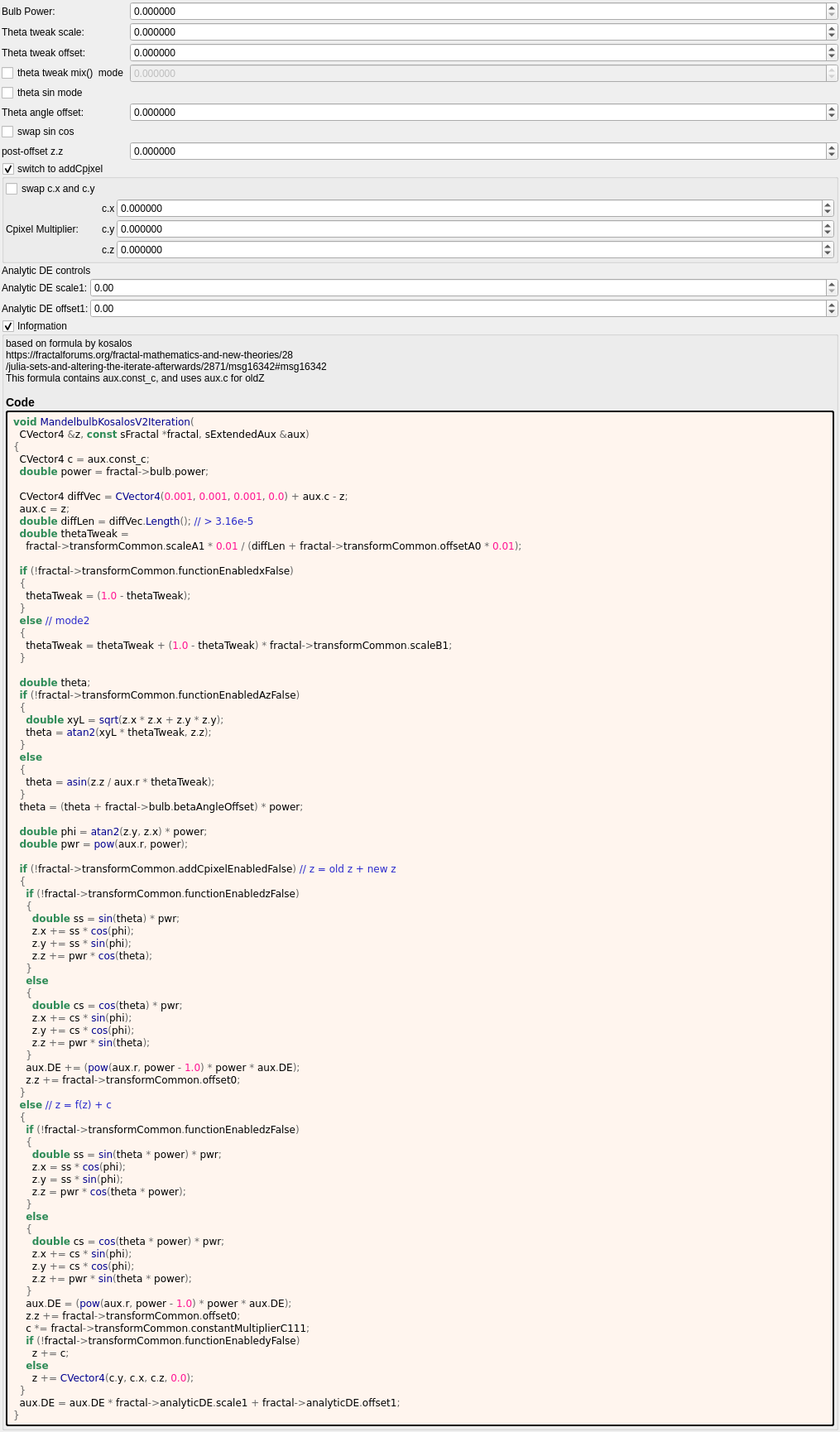
<?xml version="1.0" encoding="UTF-8"?>
<ui version="4.0">
 <class>mandelbulb_kosalos_v2</class>
 <widget class="QWidget" name="Form">
  <property name="geometry">
   <rect>
    <x>0</x>
    <y>0</y>
    <width>1015</width>
    <height>1568</height>
   </rect>
  </property>
  <property name="windowTitle">
   <string notr="true">mandelbulb_kosalos_v2</string>
  </property>
  <layout class="QVBoxLayout" name="verticalLayout">
   <property name="spacing">
    <number>2</number>
   </property>
   <property name="leftMargin">
    <number>2</number>
   </property>
   <property name="topMargin">
    <number>2</number>
   </property>
   <property name="rightMargin">
    <number>2</number>
   </property>
   <property name="bottomMargin">
    <number>2</number>
   </property>
   <item>
    <layout class="QGridLayout" name="gridLayout_76" columnstretch="0,1">
     <property name="spacing">
      <number>2</number>
     </property>
     <item row="8" column="0" rowspan="4">
      <widget class="QLabel" name="label_296">
       <property name="text">
        <string>post-offset z.z</string>
       </property>
      </widget>
     </item>
     <item row="2" column="0">
      <widget class="QLabel" name="label_295">
       <property name="text">
        <string>Theta tweak scale:</string>
       </property>
      </widget>
     </item>
     <item row="3" column="0">
      <widget class="QLabel" name="label_298">
       <property name="text">
        <string>Theta tweak offset:</string>
       </property>
      </widget>
     </item>
     <item row="1" column="1">
      <widget class="MyDoubleSpinBox" name="spinbox_power">
       <property name="sizePolicy">
        <sizepolicy hsizetype="Minimum" vsizetype="Maximum">
         <horstretch>0</horstretch>
         <verstretch>0</verstretch>
        </sizepolicy>
       </property>
       <property name="prefix">
        <string/>
       </property>
       <property name="suffix">
        <string/>
       </property>
       <property name="decimals">
        <number>6</number>
       </property>
       <property name="minimum">
        <double>0.000000000000000</double>
       </property>
       <property name="maximum">
        <double>99.998999999999995</double>
       </property>
       <property name="singleStep">
        <double>0.100000000000000</double>
       </property>
      </widget>
     </item>
     <item row="2" column="1">
      <widget class="MyDoubleSpinBox" name="spinbox_transf_scaleA_1">
       <property name="sizePolicy">
        <sizepolicy hsizetype="Minimum" vsizetype="Maximum">
         <horstretch>0</horstretch>
         <verstretch>0</verstretch>
        </sizepolicy>
       </property>
       <property name="prefix">
        <string/>
       </property>
       <property name="suffix">
        <string/>
       </property>
       <property name="decimals">
        <number>6</number>
       </property>
       <property name="minimum">
        <double>-99.998999999999995</double>
       </property>
       <property name="maximum">
        <double>99.998999999999995</double>
       </property>
       <property name="singleStep">
        <double>0.100000000000000</double>
       </property>
      </widget>
     </item>
     <item row="4" column="0">
      <widget class="MyCheckBox" name="checkBox_transf_function_enabledx_false">
       <property name="text">
        <string notr="true">theta tweak mix()  mode</string>
       </property>
      </widget>
     </item>
     <item row="1" column="0">
      <widget class="QLabel" name="label_294">
       <property name="text">
        <string>Bulb Power:</string>
       </property>
      </widget>
     </item>
     <item row="8" column="1" rowspan="4">
      <widget class="MyDoubleSpinBox" name="spinbox_transf_offset_0">
       <property name="sizePolicy">
        <sizepolicy hsizetype="Minimum" vsizetype="Maximum">
         <horstretch>0</horstretch>
         <verstretch>0</verstretch>
        </sizepolicy>
       </property>
       <property name="prefix">
        <string/>
       </property>
       <property name="suffix">
        <string/>
       </property>
       <property name="decimals">
        <number>6</number>
       </property>
       <property name="minimum">
        <double>-99.998999999999995</double>
       </property>
       <property name="maximum">
        <double>99.998999999999995</double>
       </property>
       <property name="singleStep">
        <double>0.100000000000000</double>
       </property>
      </widget>
     </item>
     <item row="3" column="1">
      <widget class="MyDoubleSpinBox" name="spinbox_transf_offsetA_0">
       <property name="sizePolicy">
        <sizepolicy hsizetype="Minimum" vsizetype="Maximum">
         <horstretch>0</horstretch>
         <verstretch>0</verstretch>
        </sizepolicy>
       </property>
       <property name="prefix">
        <string/>
       </property>
       <property name="suffix">
        <string/>
       </property>
       <property name="decimals">
        <number>6</number>
       </property>
       <property name="minimum">
        <double>-99.998999999999995</double>
       </property>
       <property name="maximum">
        <double>99.998999999999995</double>
       </property>
       <property name="singleStep">
        <double>0.100000000000000</double>
       </property>
      </widget>
     </item>
     <item row="4" column="1">
      <widget class="MyDoubleSpinBox" name="spinbox_transf_scaleB_1">
       <property name="enabled">
        <bool>false</bool>
       </property>
       <property name="sizePolicy">
        <sizepolicy hsizetype="Minimum" vsizetype="Maximum">
         <horstretch>0</horstretch>
         <verstretch>0</verstretch>
        </sizepolicy>
       </property>
       <property name="prefix">
        <string/>
       </property>
       <property name="suffix">
        <string/>
       </property>
       <property name="decimals">
        <number>6</number>
       </property>
       <property name="minimum">
        <double>-99.998999999999995</double>
       </property>
       <property name="maximum">
        <double>99.998999999999995</double>
       </property>
       <property name="singleStep">
        <double>0.100000000000000</double>
       </property>
      </widget>
     </item>
     <item row="6" column="1">
      <widget class="MyDoubleSpinBox" name="spinboxd_beta_angle_offset">
       <property name="sizePolicy">
        <sizepolicy hsizetype="Minimum" vsizetype="Maximum">
         <horstretch>0</horstretch>
         <verstretch>0</verstretch>
        </sizepolicy>
       </property>
       <property name="prefix">
        <string/>
       </property>
       <property name="suffix">
        <string/>
       </property>
       <property name="decimals">
        <number>6</number>
       </property>
       <property name="minimum">
        <double>-36000.000000000000000</double>
       </property>
       <property name="maximum">
        <double>36000.000000000000000</double>
       </property>
       <property name="singleStep">
        <double>0.100000000000000</double>
       </property>
      </widget>
     </item>
     <item row="5" column="0">
      <widget class="MyCheckBox" name="checkBox_transf_function_enabledAz_false">
       <property name="text">
        <string notr="true">theta sin mode</string>
       </property>
      </widget>
     </item>
     <item row="6" column="0">
      <widget class="QLabel" name="label_299">
       <property name="text">
        <string>Theta angle offset:</string>
       </property>
      </widget>
     </item>
     <item row="7" column="0">
      <widget class="MyCheckBox" name="checkBox_transf_function_enabledz_false">
       <property name="text">
        <string notr="true">swap sin cos</string>
       </property>
      </widget>
     </item>
    </layout>
   </item>
   <item>
    <widget class="MyGroupBox" name="groupCheck_transf_addCpixel_enabled_false">
     <property name="toolTip">
      <string>&lt;html&gt;&lt;head/&gt;&lt;body&gt;&lt;p&gt;Cpixel is CVector3 c = ( c.x, c.y, c.z). It is each original point (pixel) in 3D space where the iteration starts from, ( c = original z for each point .) It is commonly found in formula structures z = f(z) + c.&lt;/p&gt;&lt;p&gt;The Cpixel multiplier effectively scales this point &amp;quot;c&amp;quot;.&lt;/p&gt;&lt;p&gt;This transform allows the swapping of the order of the &amp;quot;CVector3 c&amp;quot; components before being multiplied by &amp;quot;CVector3 z&amp;quot; components.&lt;/p&gt;&lt;/body&gt;&lt;/html&gt;</string>
     </property>
     <property name="title">
      <string>switch to addCp&amp;ixel</string>
     </property>
     <property name="checkable">
      <bool>true</bool>
     </property>
     <layout class="QVBoxLayout" name="verticalLayout_51">
      <property name="spacing">
       <number>2</number>
      </property>
      <property name="leftMargin">
       <number>2</number>
      </property>
      <property name="topMargin">
       <number>2</number>
      </property>
      <property name="rightMargin">
       <number>2</number>
      </property>
      <property name="bottomMargin">
       <number>2</number>
      </property>
      <item>
       <layout class="QGridLayout" name="gridLayout_25" columnstretch="0,0,1">
        <property name="spacing">
         <number>2</number>
        </property>
        <item row="1" column="2">
         <widget class="MyDoubleSpinBox" name="spinbox3_transf_constant_multiplierC_111_x">
          <property name="sizePolicy">
           <sizepolicy hsizetype="Minimum" vsizetype="Maximum">
            <horstretch>0</horstretch>
            <verstretch>0</verstretch>
           </sizepolicy>
          </property>
          <property name="prefix">
           <string/>
          </property>
          <property name="suffix">
           <string/>
          </property>
          <property name="decimals">
           <number>6</number>
          </property>
          <property name="minimum">
           <double>-99.989999999999995</double>
          </property>
          <property name="maximum">
           <double>99.989999999999995</double>
          </property>
          <property name="singleStep">
           <double>0.100000000000000</double>
          </property>
         </widget>
        </item>
        <item row="1" column="0" rowspan="3">
         <widget class="QLabel" name="label_108">
          <property name="text">
           <string>Cpixel Multiplier:</string>
          </property>
         </widget>
        </item>
        <item row="2" column="1">
         <widget class="QLabel" name="label_110">
          <property name="text">
           <string notr="true">c.y</string>
          </property>
         </widget>
        </item>
        <item row="3" column="1">
         <widget class="QLabel" name="label_111">
          <property name="text">
           <string notr="true">c.z</string>
          </property>
         </widget>
        </item>
        <item row="3" column="2">
         <widget class="MyDoubleSpinBox" name="spinbox3_transf_constant_multiplierC_111_z">
          <property name="sizePolicy">
           <sizepolicy hsizetype="Minimum" vsizetype="Maximum">
            <horstretch>0</horstretch>
            <verstretch>0</verstretch>
           </sizepolicy>
          </property>
          <property name="prefix">
           <string/>
          </property>
          <property name="suffix">
           <string/>
          </property>
          <property name="decimals">
           <number>6</number>
          </property>
          <property name="minimum">
           <double>-99.989999999999995</double>
          </property>
          <property name="maximum">
           <double>99.989999999999995</double>
          </property>
          <property name="singleStep">
           <double>0.100000000000000</double>
          </property>
         </widget>
        </item>
        <item row="1" column="1">
         <widget class="QLabel" name="label_109">
          <property name="text">
           <string notr="true">c.x</string>
          </property>
         </widget>
        </item>
        <item row="2" column="2">
         <widget class="MyDoubleSpinBox" name="spinbox3_transf_constant_multiplierC_111_y">
          <property name="sizePolicy">
           <sizepolicy hsizetype="Minimum" vsizetype="Maximum">
            <horstretch>0</horstretch>
            <verstretch>0</verstretch>
           </sizepolicy>
          </property>
          <property name="prefix">
           <string/>
          </property>
          <property name="suffix">
           <string/>
          </property>
          <property name="decimals">
           <number>6</number>
          </property>
          <property name="minimum">
           <double>-99.989999999999995</double>
          </property>
          <property name="maximum">
           <double>99.989999999999995</double>
          </property>
          <property name="singleStep">
           <double>0.100000000000000</double>
          </property>
         </widget>
        </item>
        <item row="0" column="0">
         <widget class="MyCheckBox" name="checkBox_transf_function_enabledy_false">
          <property name="text">
           <string notr="true">swap c.x and c.y</string>
          </property>
         </widget>
        </item>
       </layout>
      </item>
     </layout>
    </widget>
   </item>
   <item>
    <widget class="QLabel" name="label_178">
     <property name="text">
      <string>Analytic DE controls</string>
     </property>
    </widget>
   </item>
   <item>
    <layout class="QGridLayout" name="gridLayout_26" columnstretch="0,0,1">
     <property name="spacing">
      <number>2</number>
     </property>
     <item row="1" column="1">
      <widget class="QLabel" name="label_177">
       <property name="text">
        <string>Analytic DE offset1:</string>
       </property>
      </widget>
     </item>
     <item row="0" column="2">
      <widget class="MyDoubleSpinBox" name="spinbox_analyticDE_scale_1">
       <property name="sizePolicy">
        <sizepolicy hsizetype="Minimum" vsizetype="Maximum">
         <horstretch>0</horstretch>
         <verstretch>0</verstretch>
        </sizepolicy>
       </property>
       <property name="prefix">
        <string/>
       </property>
       <property name="suffix">
        <string/>
       </property>
       <property name="decimals">
        <number>2</number>
       </property>
       <property name="minimum">
        <double>0.000000000000000</double>
       </property>
       <property name="maximum">
        <double>99.000000000000000</double>
       </property>
       <property name="singleStep">
        <double>0.100000000000000</double>
       </property>
      </widget>
     </item>
     <item row="0" column="1">
      <widget class="QLabel" name="label_176">
       <property name="text">
        <string>Analytic DE scale1:</string>
       </property>
      </widget>
     </item>
     <item row="1" column="2">
      <widget class="MyDoubleSpinBox" name="spinbox_analyticDE_offset_1">
       <property name="sizePolicy">
        <sizepolicy hsizetype="Minimum" vsizetype="Maximum">
         <horstretch>0</horstretch>
         <verstretch>0</verstretch>
        </sizepolicy>
       </property>
       <property name="prefix">
        <string/>
       </property>
       <property name="suffix">
        <string/>
       </property>
       <property name="decimals">
        <number>2</number>
       </property>
       <property name="minimum">
        <double>-5.000000000000000</double>
       </property>
       <property name="maximum">
        <double>5.000000000000000</double>
       </property>
       <property name="singleStep">
        <double>0.100000000000000</double>
       </property>
      </widget>
     </item>
    </layout>
   </item>
   <item>
    <widget class="MyGroupBox" name="groupCheck_info">
     <property name="title">
      <string>Info&amp;rmation</string>
     </property>
     <property name="flat">
      <bool>false</bool>
     </property>
     <property name="checkable">
      <bool>true</bool>
     </property>
     <layout class="QVBoxLayout" name="verticalLayout_2">
      <property name="spacing">
       <number>2</number>
      </property>
      <property name="leftMargin">
       <number>2</number>
      </property>
      <property name="topMargin">
       <number>2</number>
      </property>
      <property name="rightMargin">
       <number>2</number>
      </property>
      <property name="bottomMargin">
       <number>2</number>
      </property>
      <item>
       <widget class="QLabel" name="label_information_general">
        <property name="text">
         <string notr="true">&lt;p&gt;based on formula by kosalos&lt;br&gt;https://fractalforums.org/fractal-mathematics-and-new-theories/28&lt;br&gt;/julia-sets-and-altering-the-iterate-afterwards/2871/msg16342#msg16342&lt;br&gt;This formula contains aux.const_c, and uses aux.c for oldZ&lt;/p&gt;&lt;table&gt;
&lt;/table&gt;
&lt;h3&gt;Code&lt;/h3&gt;</string>
        </property>
        <property name="wordWrap">
         <bool>true</bool>
        </property>
        <property name="openExternalLinks">
         <bool>true</bool>
        </property>
        <property name="textInteractionFlags">
         <set>Qt::LinksAccessibleByMouse|Qt::TextSelectableByMouse</set>
        </property>
       </widget>
      </item>
      <item>
       <widget class="QLabel" name="label_code_content">
        <property name="styleSheet">
         <string notr="true">border-style: outset; border-width: 2px; border-radius: 3px; border-color: black; background-color: #fff5ee; padding: 4px;</string>
        </property>
        <property name="text">
         <string notr="true">&lt;body style=&quot;background-color:#fff5ee&quot;&gt;
&lt;pre style=&quot;color:#000000; background-color:#fff5ee;  font-family:&#039;Courier New&#039;,monospace;white-space: pre-wrap;&quot;&gt;&lt;span style=&quot;color:#2e8b57; font-weight:bold&quot;&gt;void&lt;/span&gt; &lt;span style=&quot;color:#00008f&quot;&gt;MandelbulbKosalosV2Iteration&lt;/span&gt;&lt;span style=&quot;color:#676767&quot;&gt;(&lt;/span&gt;
  CVector4 &lt;span style=&quot;color:#676767&quot;&gt;&amp;amp;&lt;/span&gt;z&lt;span style=&quot;color:#676767&quot;&gt;,&lt;/span&gt; &lt;span style=&quot;color:#2e8b57; font-weight:bold&quot;&gt;const&lt;/span&gt; sFractal &lt;span style=&quot;color:#676767&quot;&gt;*&lt;/span&gt;fractal&lt;span style=&quot;color:#676767&quot;&gt;,&lt;/span&gt; sExtendedAux &lt;span style=&quot;color:#676767&quot;&gt;&amp;amp;&lt;/span&gt;aux&lt;span style=&quot;color:#676767&quot;&gt;)&lt;/span&gt;
&lt;span style=&quot;color:#676767&quot;&gt;{&lt;/span&gt;
  CVector4 c &lt;span style=&quot;color:#676767&quot;&gt;=&lt;/span&gt; aux&lt;span style=&quot;color:#676767&quot;&gt;.&lt;/span&gt;const_c&lt;span style=&quot;color:#676767&quot;&gt;;&lt;/span&gt;
  &lt;span style=&quot;color:#2e8b57; font-weight:bold&quot;&gt;double&lt;/span&gt; power &lt;span style=&quot;color:#676767&quot;&gt;=&lt;/span&gt; fractal&lt;span style=&quot;color:#676767&quot;&gt;-&amp;gt;&lt;/span&gt;bulb&lt;span style=&quot;color:#676767&quot;&gt;.&lt;/span&gt;power&lt;span style=&quot;color:#676767&quot;&gt;;&lt;/span&gt;

  CVector4 diffVec &lt;span style=&quot;color:#676767&quot;&gt;=&lt;/span&gt; &lt;span style=&quot;color:#00008f&quot;&gt;CVector4&lt;/span&gt;&lt;span style=&quot;color:#676767&quot;&gt;(&lt;/span&gt;&lt;span style=&quot;color:#ff1493&quot;&gt;0.001&lt;/span&gt;&lt;span style=&quot;color:#676767&quot;&gt;,&lt;/span&gt; &lt;span style=&quot;color:#ff1493&quot;&gt;0.001&lt;/span&gt;&lt;span style=&quot;color:#676767&quot;&gt;,&lt;/span&gt; &lt;span style=&quot;color:#ff1493&quot;&gt;0.001&lt;/span&gt;&lt;span style=&quot;color:#676767&quot;&gt;,&lt;/span&gt; &lt;span style=&quot;color:#ff1493&quot;&gt;0.0&lt;/span&gt;&lt;span style=&quot;color:#676767&quot;&gt;) +&lt;/span&gt; aux&lt;span style=&quot;color:#676767&quot;&gt;.&lt;/span&gt;c &lt;span style=&quot;color:#676767&quot;&gt;-&lt;/span&gt; z&lt;span style=&quot;color:#676767&quot;&gt;;&lt;/span&gt;
  aux&lt;span style=&quot;color:#676767&quot;&gt;.&lt;/span&gt;c &lt;span style=&quot;color:#676767&quot;&gt;=&lt;/span&gt; z&lt;span style=&quot;color:#676767&quot;&gt;;&lt;/span&gt;
  &lt;span style=&quot;color:#2e8b57; font-weight:bold&quot;&gt;double&lt;/span&gt; diffLen &lt;span style=&quot;color:#676767&quot;&gt;=&lt;/span&gt; diffVec&lt;span style=&quot;color:#676767&quot;&gt;.&lt;/span&gt;&lt;span style=&quot;color:#00008f&quot;&gt;Length&lt;/span&gt;&lt;span style=&quot;color:#676767&quot;&gt;();&lt;/span&gt; &lt;span style=&quot;color:#2929cc&quot;&gt;// &amp;gt; 3.16e-5&lt;/span&gt;
  &lt;span style=&quot;color:#2e8b57; font-weight:bold&quot;&gt;double&lt;/span&gt; thetaTweak &lt;span style=&quot;color:#676767&quot;&gt;=&lt;/span&gt;
    fractal&lt;span style=&quot;color:#676767&quot;&gt;-&amp;gt;&lt;/span&gt;transformCommon&lt;span style=&quot;color:#676767&quot;&gt;.&lt;/span&gt;scaleA1 &lt;span style=&quot;color:#676767&quot;&gt;*&lt;/span&gt; &lt;span style=&quot;color:#ff1493&quot;&gt;0.01&lt;/span&gt; &lt;span style=&quot;color:#676767&quot;&gt;/ (&lt;/span&gt;diffLen &lt;span style=&quot;color:#676767&quot;&gt;+&lt;/span&gt; fractal&lt;span style=&quot;color:#676767&quot;&gt;-&amp;gt;&lt;/span&gt;transformCommon&lt;span style=&quot;color:#676767&quot;&gt;.&lt;/span&gt;offsetA0 &lt;span style=&quot;color:#676767&quot;&gt;*&lt;/span&gt; &lt;span style=&quot;color:#ff1493&quot;&gt;0.01&lt;/span&gt;&lt;span style=&quot;color:#676767&quot;&gt;);&lt;/span&gt;

  &lt;span style=&quot;color:#2e8b57; font-weight:bold&quot;&gt;if&lt;/span&gt; &lt;span style=&quot;color:#676767&quot;&gt;(!&lt;/span&gt;fractal&lt;span style=&quot;color:#676767&quot;&gt;-&amp;gt;&lt;/span&gt;transformCommon&lt;span style=&quot;color:#676767&quot;&gt;.&lt;/span&gt;functionEnabledxFalse&lt;span style=&quot;color:#676767&quot;&gt;)&lt;/span&gt;
  &lt;span style=&quot;color:#676767&quot;&gt;{&lt;/span&gt;
    thetaTweak &lt;span style=&quot;color:#676767&quot;&gt;= (&lt;/span&gt;&lt;span style=&quot;color:#ff1493&quot;&gt;1.0&lt;/span&gt; &lt;span style=&quot;color:#676767&quot;&gt;-&lt;/span&gt; thetaTweak&lt;span style=&quot;color:#676767&quot;&gt;);&lt;/span&gt;
  &lt;span style=&quot;color:#676767&quot;&gt;}&lt;/span&gt;
  &lt;span style=&quot;color:#2e8b57; font-weight:bold&quot;&gt;else&lt;/span&gt; &lt;span style=&quot;color:#2929cc&quot;&gt;// mode2&lt;/span&gt;
  &lt;span style=&quot;color:#676767&quot;&gt;{&lt;/span&gt;
    thetaTweak &lt;span style=&quot;color:#676767&quot;&gt;=&lt;/span&gt; thetaTweak &lt;span style=&quot;color:#676767&quot;&gt;+ (&lt;/span&gt;&lt;span style=&quot;color:#ff1493&quot;&gt;1.0&lt;/span&gt; &lt;span style=&quot;color:#676767&quot;&gt;-&lt;/span&gt; thetaTweak&lt;span style=&quot;color:#676767&quot;&gt;) *&lt;/span&gt; fractal&lt;span style=&quot;color:#676767&quot;&gt;-&amp;gt;&lt;/span&gt;transformCommon&lt;span style=&quot;color:#676767&quot;&gt;.&lt;/span&gt;scaleB1&lt;span style=&quot;color:#676767&quot;&gt;;&lt;/span&gt;
  &lt;span style=&quot;color:#676767&quot;&gt;}&lt;/span&gt;

  &lt;span style=&quot;color:#2e8b57; font-weight:bold&quot;&gt;double&lt;/span&gt; theta&lt;span style=&quot;color:#676767&quot;&gt;;&lt;/span&gt;
  &lt;span style=&quot;color:#2e8b57; font-weight:bold&quot;&gt;if&lt;/span&gt; &lt;span style=&quot;color:#676767&quot;&gt;(!&lt;/span&gt;fractal&lt;span style=&quot;color:#676767&quot;&gt;-&amp;gt;&lt;/span&gt;transformCommon&lt;span style=&quot;color:#676767&quot;&gt;.&lt;/span&gt;functionEnabledAzFalse&lt;span style=&quot;color:#676767&quot;&gt;)&lt;/span&gt;
  &lt;span style=&quot;color:#676767&quot;&gt;{&lt;/span&gt;
    &lt;span style=&quot;color:#2e8b57; font-weight:bold&quot;&gt;double&lt;/span&gt; xyL &lt;span style=&quot;color:#676767&quot;&gt;=&lt;/span&gt; &lt;span style=&quot;color:#00008f&quot;&gt;sqrt&lt;/span&gt;&lt;span style=&quot;color:#676767&quot;&gt;(&lt;/span&gt;z&lt;span style=&quot;color:#676767&quot;&gt;.&lt;/span&gt;x &lt;span style=&quot;color:#676767&quot;&gt;*&lt;/span&gt; z&lt;span style=&quot;color:#676767&quot;&gt;.&lt;/span&gt;x &lt;span style=&quot;color:#676767&quot;&gt;+&lt;/span&gt; z&lt;span style=&quot;color:#676767&quot;&gt;.&lt;/span&gt;y &lt;span style=&quot;color:#676767&quot;&gt;*&lt;/span&gt; z&lt;span style=&quot;color:#676767&quot;&gt;.&lt;/span&gt;y&lt;span style=&quot;color:#676767&quot;&gt;);&lt;/span&gt;
    theta &lt;span style=&quot;color:#676767&quot;&gt;=&lt;/span&gt; &lt;span style=&quot;color:#00008f&quot;&gt;atan2&lt;/span&gt;&lt;span style=&quot;color:#676767&quot;&gt;(&lt;/span&gt;xyL &lt;span style=&quot;color:#676767&quot;&gt;*&lt;/span&gt; thetaTweak&lt;span style=&quot;color:#676767&quot;&gt;,&lt;/span&gt; z&lt;span style=&quot;color:#676767&quot;&gt;.&lt;/span&gt;z&lt;span style=&quot;color:#676767&quot;&gt;);&lt;/span&gt;
  &lt;span style=&quot;color:#676767&quot;&gt;}&lt;/span&gt;
  &lt;span style=&quot;color:#2e8b57; font-weight:bold&quot;&gt;else&lt;/span&gt;
  &lt;span style=&quot;color:#676767&quot;&gt;{&lt;/span&gt;
    theta &lt;span style=&quot;color:#676767&quot;&gt;=&lt;/span&gt; &lt;span style=&quot;color:#00008f&quot;&gt;asin&lt;/span&gt;&lt;span style=&quot;color:#676767&quot;&gt;(&lt;/span&gt;z&lt;span style=&quot;color:#676767&quot;&gt;.&lt;/span&gt;z &lt;span style=&quot;color:#676767&quot;&gt;/&lt;/span&gt; aux&lt;span style=&quot;color:#676767&quot;&gt;.&lt;/span&gt;r &lt;span style=&quot;color:#676767&quot;&gt;*&lt;/span&gt; thetaTweak&lt;span style=&quot;color:#676767&quot;&gt;);&lt;/span&gt;
  &lt;span style=&quot;color:#676767&quot;&gt;}&lt;/span&gt;
  theta &lt;span style=&quot;color:#676767&quot;&gt;= (&lt;/span&gt;theta &lt;span style=&quot;color:#676767&quot;&gt;+&lt;/span&gt; fractal&lt;span style=&quot;color:#676767&quot;&gt;-&amp;gt;&lt;/span&gt;bulb&lt;span style=&quot;color:#676767&quot;&gt;.&lt;/span&gt;betaAngleOffset&lt;span style=&quot;color:#676767&quot;&gt;) *&lt;/span&gt; power&lt;span style=&quot;color:#676767&quot;&gt;;&lt;/span&gt;

  &lt;span style=&quot;color:#2e8b57; font-weight:bold&quot;&gt;double&lt;/span&gt; phi &lt;span style=&quot;color:#676767&quot;&gt;=&lt;/span&gt; &lt;span style=&quot;color:#00008f&quot;&gt;atan2&lt;/span&gt;&lt;span style=&quot;color:#676767&quot;&gt;(&lt;/span&gt;z&lt;span style=&quot;color:#676767&quot;&gt;.&lt;/span&gt;y&lt;span style=&quot;color:#676767&quot;&gt;,&lt;/span&gt; z&lt;span style=&quot;color:#676767&quot;&gt;.&lt;/span&gt;x&lt;span style=&quot;color:#676767&quot;&gt;) *&lt;/span&gt; power&lt;span style=&quot;color:#676767&quot;&gt;;&lt;/span&gt;
  &lt;span style=&quot;color:#2e8b57; font-weight:bold&quot;&gt;double&lt;/span&gt; pwr &lt;span style=&quot;color:#676767&quot;&gt;=&lt;/span&gt; &lt;span style=&quot;color:#00008f&quot;&gt;pow&lt;/span&gt;&lt;span style=&quot;color:#676767&quot;&gt;(&lt;/span&gt;aux&lt;span style=&quot;color:#676767&quot;&gt;.&lt;/span&gt;r&lt;span style=&quot;color:#676767&quot;&gt;,&lt;/span&gt; power&lt;span style=&quot;color:#676767&quot;&gt;);&lt;/span&gt;

  &lt;span style=&quot;color:#2e8b57; font-weight:bold&quot;&gt;if&lt;/span&gt; &lt;span style=&quot;color:#676767&quot;&gt;(!&lt;/span&gt;fractal&lt;span style=&quot;color:#676767&quot;&gt;-&amp;gt;&lt;/span&gt;transformCommon&lt;span style=&quot;color:#676767&quot;&gt;.&lt;/span&gt;addCpixelEnabledFalse&lt;span style=&quot;color:#676767&quot;&gt;)&lt;/span&gt; &lt;span style=&quot;color:#2929cc&quot;&gt;// z = old z + new z&lt;/span&gt;
  &lt;span style=&quot;color:#676767&quot;&gt;{&lt;/span&gt;
    &lt;span style=&quot;color:#2e8b57; font-weight:bold&quot;&gt;if&lt;/span&gt; &lt;span style=&quot;color:#676767&quot;&gt;(!&lt;/span&gt;fractal&lt;span style=&quot;color:#676767&quot;&gt;-&amp;gt;&lt;/span&gt;transformCommon&lt;span style=&quot;color:#676767&quot;&gt;.&lt;/span&gt;functionEnabledzFalse&lt;span style=&quot;color:#676767&quot;&gt;)&lt;/span&gt;
    &lt;span style=&quot;color:#676767&quot;&gt;{&lt;/span&gt;
      &lt;span style=&quot;color:#2e8b57; font-weight:bold&quot;&gt;double&lt;/span&gt; ss &lt;span style=&quot;color:#676767&quot;&gt;=&lt;/span&gt; &lt;span style=&quot;color:#00008f&quot;&gt;sin&lt;/span&gt;&lt;span style=&quot;color:#676767&quot;&gt;(&lt;/span&gt;theta&lt;span style=&quot;color:#676767&quot;&gt;) *&lt;/span&gt; pwr&lt;span style=&quot;color:#676767&quot;&gt;;&lt;/span&gt;
      z&lt;span style=&quot;color:#676767&quot;&gt;.&lt;/span&gt;x &lt;span style=&quot;color:#676767&quot;&gt;+=&lt;/span&gt; ss &lt;span style=&quot;color:#676767&quot;&gt;*&lt;/span&gt; &lt;span style=&quot;color:#00008f&quot;&gt;cos&lt;/span&gt;&lt;span style=&quot;color:#676767&quot;&gt;(&lt;/span&gt;phi&lt;span style=&quot;color:#676767&quot;&gt;);&lt;/span&gt;
      z&lt;span style=&quot;color:#676767&quot;&gt;.&lt;/span&gt;y &lt;span style=&quot;color:#676767&quot;&gt;+=&lt;/span&gt; ss &lt;span style=&quot;color:#676767&quot;&gt;*&lt;/span&gt; &lt;span style=&quot;color:#00008f&quot;&gt;sin&lt;/span&gt;&lt;span style=&quot;color:#676767&quot;&gt;(&lt;/span&gt;phi&lt;span style=&quot;color:#676767&quot;&gt;);&lt;/span&gt;
      z&lt;span style=&quot;color:#676767&quot;&gt;.&lt;/span&gt;z &lt;span style=&quot;color:#676767&quot;&gt;+=&lt;/span&gt; pwr &lt;span style=&quot;color:#676767&quot;&gt;*&lt;/span&gt; &lt;span style=&quot;color:#00008f&quot;&gt;cos&lt;/span&gt;&lt;span style=&quot;color:#676767&quot;&gt;(&lt;/span&gt;theta&lt;span style=&quot;color:#676767&quot;&gt;);&lt;/span&gt;
    &lt;span style=&quot;color:#676767&quot;&gt;}&lt;/span&gt;
    &lt;span style=&quot;color:#2e8b57; font-weight:bold&quot;&gt;else&lt;/span&gt;
    &lt;span style=&quot;color:#676767&quot;&gt;{&lt;/span&gt;
      &lt;span style=&quot;color:#2e8b57; font-weight:bold&quot;&gt;double&lt;/span&gt; cs &lt;span style=&quot;color:#676767&quot;&gt;=&lt;/span&gt; &lt;span style=&quot;color:#00008f&quot;&gt;cos&lt;/span&gt;&lt;span style=&quot;color:#676767&quot;&gt;(&lt;/span&gt;theta&lt;span style=&quot;color:#676767&quot;&gt;) *&lt;/span&gt; pwr&lt;span style=&quot;color:#676767&quot;&gt;;&lt;/span&gt;
      z&lt;span style=&quot;color:#676767&quot;&gt;.&lt;/span&gt;x &lt;span style=&quot;color:#676767&quot;&gt;+=&lt;/span&gt; cs &lt;span style=&quot;color:#676767&quot;&gt;*&lt;/span&gt; &lt;span style=&quot;color:#00008f&quot;&gt;sin&lt;/span&gt;&lt;span style=&quot;color:#676767&quot;&gt;(&lt;/span&gt;phi&lt;span style=&quot;color:#676767&quot;&gt;);&lt;/span&gt;
      z&lt;span style=&quot;color:#676767&quot;&gt;.&lt;/span&gt;y &lt;span style=&quot;color:#676767&quot;&gt;+=&lt;/span&gt; cs &lt;span style=&quot;color:#676767&quot;&gt;*&lt;/span&gt; &lt;span style=&quot;color:#00008f&quot;&gt;cos&lt;/span&gt;&lt;span style=&quot;color:#676767&quot;&gt;(&lt;/span&gt;phi&lt;span style=&quot;color:#676767&quot;&gt;);&lt;/span&gt;
      z&lt;span style=&quot;color:#676767&quot;&gt;.&lt;/span&gt;z &lt;span style=&quot;color:#676767&quot;&gt;+=&lt;/span&gt; pwr &lt;span style=&quot;color:#676767&quot;&gt;*&lt;/span&gt; &lt;span style=&quot;color:#00008f&quot;&gt;sin&lt;/span&gt;&lt;span style=&quot;color:#676767&quot;&gt;(&lt;/span&gt;theta&lt;span style=&quot;color:#676767&quot;&gt;);&lt;/span&gt;
    &lt;span style=&quot;color:#676767&quot;&gt;}&lt;/span&gt;
    aux&lt;span style=&quot;color:#676767&quot;&gt;.&lt;/span&gt;DE &lt;span style=&quot;color:#676767&quot;&gt;+= (&lt;/span&gt;&lt;span style=&quot;color:#00008f&quot;&gt;pow&lt;/span&gt;&lt;span style=&quot;color:#676767&quot;&gt;(&lt;/span&gt;aux&lt;span style=&quot;color:#676767&quot;&gt;.&lt;/span&gt;r&lt;span style=&quot;color:#676767&quot;&gt;,&lt;/span&gt; power &lt;span style=&quot;color:#676767&quot;&gt;-&lt;/span&gt; &lt;span style=&quot;color:#ff1493&quot;&gt;1.0&lt;/span&gt;&lt;span style=&quot;color:#676767&quot;&gt;) *&lt;/span&gt; power &lt;span style=&quot;color:#676767&quot;&gt;*&lt;/span&gt; aux&lt;span style=&quot;color:#676767&quot;&gt;.&lt;/span&gt;DE&lt;span style=&quot;color:#676767&quot;&gt;);&lt;/span&gt;
    z&lt;span style=&quot;color:#676767&quot;&gt;.&lt;/span&gt;z &lt;span style=&quot;color:#676767&quot;&gt;+=&lt;/span&gt; fractal&lt;span style=&quot;color:#676767&quot;&gt;-&amp;gt;&lt;/span&gt;transformCommon&lt;span style=&quot;color:#676767&quot;&gt;.&lt;/span&gt;offset0&lt;span style=&quot;color:#676767&quot;&gt;;&lt;/span&gt;
  &lt;span style=&quot;color:#676767&quot;&gt;}&lt;/span&gt;
  &lt;span style=&quot;color:#2e8b57; font-weight:bold&quot;&gt;else&lt;/span&gt; &lt;span style=&quot;color:#2929cc&quot;&gt;// z = f(z) + c&lt;/span&gt;
  &lt;span style=&quot;color:#676767&quot;&gt;{&lt;/span&gt;
    &lt;span style=&quot;color:#2e8b57; font-weight:bold&quot;&gt;if&lt;/span&gt; &lt;span style=&quot;color:#676767&quot;&gt;(!&lt;/span&gt;fractal&lt;span style=&quot;color:#676767&quot;&gt;-&amp;gt;&lt;/span&gt;transformCommon&lt;span style=&quot;color:#676767&quot;&gt;.&lt;/span&gt;functionEnabledzFalse&lt;span style=&quot;color:#676767&quot;&gt;)&lt;/span&gt;
    &lt;span style=&quot;color:#676767&quot;&gt;{&lt;/span&gt;
      &lt;span style=&quot;color:#2e8b57; font-weight:bold&quot;&gt;double&lt;/span&gt; ss &lt;span style=&quot;color:#676767&quot;&gt;=&lt;/span&gt; &lt;span style=&quot;color:#00008f&quot;&gt;sin&lt;/span&gt;&lt;span style=&quot;color:#676767&quot;&gt;(&lt;/span&gt;theta &lt;span style=&quot;color:#676767&quot;&gt;*&lt;/span&gt; power&lt;span style=&quot;color:#676767&quot;&gt;) *&lt;/span&gt; pwr&lt;span style=&quot;color:#676767&quot;&gt;;&lt;/span&gt;
      z&lt;span style=&quot;color:#676767&quot;&gt;.&lt;/span&gt;x &lt;span style=&quot;color:#676767&quot;&gt;=&lt;/span&gt; ss &lt;span style=&quot;color:#676767&quot;&gt;*&lt;/span&gt; &lt;span style=&quot;color:#00008f&quot;&gt;cos&lt;/span&gt;&lt;span style=&quot;color:#676767&quot;&gt;(&lt;/span&gt;phi&lt;span style=&quot;color:#676767&quot;&gt;);&lt;/span&gt;
      z&lt;span style=&quot;color:#676767&quot;&gt;.&lt;/span&gt;y &lt;span style=&quot;color:#676767&quot;&gt;=&lt;/span&gt; ss &lt;span style=&quot;color:#676767&quot;&gt;*&lt;/span&gt; &lt;span style=&quot;color:#00008f&quot;&gt;sin&lt;/span&gt;&lt;span style=&quot;color:#676767&quot;&gt;(&lt;/span&gt;phi&lt;span style=&quot;color:#676767&quot;&gt;);&lt;/span&gt;
      z&lt;span style=&quot;color:#676767&quot;&gt;.&lt;/span&gt;z &lt;span style=&quot;color:#676767&quot;&gt;=&lt;/span&gt; pwr &lt;span style=&quot;color:#676767&quot;&gt;*&lt;/span&gt; &lt;span style=&quot;color:#00008f&quot;&gt;cos&lt;/span&gt;&lt;span style=&quot;color:#676767&quot;&gt;(&lt;/span&gt;theta &lt;span style=&quot;color:#676767&quot;&gt;*&lt;/span&gt; power&lt;span style=&quot;color:#676767&quot;&gt;);&lt;/span&gt;
    &lt;span style=&quot;color:#676767&quot;&gt;}&lt;/span&gt;
    &lt;span style=&quot;color:#2e8b57; font-weight:bold&quot;&gt;else&lt;/span&gt;
    &lt;span style=&quot;color:#676767&quot;&gt;{&lt;/span&gt;
      &lt;span style=&quot;color:#2e8b57; font-weight:bold&quot;&gt;double&lt;/span&gt; cs &lt;span style=&quot;color:#676767&quot;&gt;=&lt;/span&gt; &lt;span style=&quot;color:#00008f&quot;&gt;cos&lt;/span&gt;&lt;span style=&quot;color:#676767&quot;&gt;(&lt;/span&gt;theta &lt;span style=&quot;color:#676767&quot;&gt;*&lt;/span&gt; power&lt;span style=&quot;color:#676767&quot;&gt;) *&lt;/span&gt; pwr&lt;span style=&quot;color:#676767&quot;&gt;;&lt;/span&gt;
      z&lt;span style=&quot;color:#676767&quot;&gt;.&lt;/span&gt;x &lt;span style=&quot;color:#676767&quot;&gt;+=&lt;/span&gt; cs &lt;span style=&quot;color:#676767&quot;&gt;*&lt;/span&gt; &lt;span style=&quot;color:#00008f&quot;&gt;sin&lt;/span&gt;&lt;span style=&quot;color:#676767&quot;&gt;(&lt;/span&gt;phi&lt;span style=&quot;color:#676767&quot;&gt;);&lt;/span&gt;
      z&lt;span style=&quot;color:#676767&quot;&gt;.&lt;/span&gt;y &lt;span style=&quot;color:#676767&quot;&gt;+=&lt;/span&gt; cs &lt;span style=&quot;color:#676767&quot;&gt;*&lt;/span&gt; &lt;span style=&quot;color:#00008f&quot;&gt;cos&lt;/span&gt;&lt;span style=&quot;color:#676767&quot;&gt;(&lt;/span&gt;phi&lt;span style=&quot;color:#676767&quot;&gt;);&lt;/span&gt;
      z&lt;span style=&quot;color:#676767&quot;&gt;.&lt;/span&gt;z &lt;span style=&quot;color:#676767&quot;&gt;+=&lt;/span&gt; pwr &lt;span style=&quot;color:#676767&quot;&gt;*&lt;/span&gt; &lt;span style=&quot;color:#00008f&quot;&gt;sin&lt;/span&gt;&lt;span style=&quot;color:#676767&quot;&gt;(&lt;/span&gt;theta &lt;span style=&quot;color:#676767&quot;&gt;*&lt;/span&gt; power&lt;span style=&quot;color:#676767&quot;&gt;);&lt;/span&gt;
    &lt;span style=&quot;color:#676767&quot;&gt;}&lt;/span&gt;
    aux&lt;span style=&quot;color:#676767&quot;&gt;.&lt;/span&gt;DE &lt;span style=&quot;color:#676767&quot;&gt;= (&lt;/span&gt;&lt;span style=&quot;color:#00008f&quot;&gt;pow&lt;/span&gt;&lt;span style=&quot;color:#676767&quot;&gt;(&lt;/span&gt;aux&lt;span style=&quot;color:#676767&quot;&gt;.&lt;/span&gt;r&lt;span style=&quot;color:#676767&quot;&gt;,&lt;/span&gt; power &lt;span style=&quot;color:#676767&quot;&gt;-&lt;/span&gt; &lt;span style=&quot;color:#ff1493&quot;&gt;1.0&lt;/span&gt;&lt;span style=&quot;color:#676767&quot;&gt;) *&lt;/span&gt; power &lt;span style=&quot;color:#676767&quot;&gt;*&lt;/span&gt; aux&lt;span style=&quot;color:#676767&quot;&gt;.&lt;/span&gt;DE&lt;span style=&quot;color:#676767&quot;&gt;);&lt;/span&gt;
    z&lt;span style=&quot;color:#676767&quot;&gt;.&lt;/span&gt;z &lt;span style=&quot;color:#676767&quot;&gt;+=&lt;/span&gt; fractal&lt;span style=&quot;color:#676767&quot;&gt;-&amp;gt;&lt;/span&gt;transformCommon&lt;span style=&quot;color:#676767&quot;&gt;.&lt;/span&gt;offset0&lt;span style=&quot;color:#676767&quot;&gt;;&lt;/span&gt;
    c &lt;span style=&quot;color:#676767&quot;&gt;*=&lt;/span&gt; fractal&lt;span style=&quot;color:#676767&quot;&gt;-&amp;gt;&lt;/span&gt;transformCommon&lt;span style=&quot;color:#676767&quot;&gt;.&lt;/span&gt;constantMultiplierC111&lt;span style=&quot;color:#676767&quot;&gt;;&lt;/span&gt;
    &lt;span style=&quot;color:#2e8b57; font-weight:bold&quot;&gt;if&lt;/span&gt; &lt;span style=&quot;color:#676767&quot;&gt;(!&lt;/span&gt;fractal&lt;span style=&quot;color:#676767&quot;&gt;-&amp;gt;&lt;/span&gt;transformCommon&lt;span style=&quot;color:#676767&quot;&gt;.&lt;/span&gt;functionEnabledyFalse&lt;span style=&quot;color:#676767&quot;&gt;)&lt;/span&gt;
      z &lt;span style=&quot;color:#676767&quot;&gt;+=&lt;/span&gt; c&lt;span style=&quot;color:#676767&quot;&gt;;&lt;/span&gt;
    &lt;span style=&quot;color:#2e8b57; font-weight:bold&quot;&gt;else&lt;/span&gt;
      z &lt;span style=&quot;color:#676767&quot;&gt;+=&lt;/span&gt; &lt;span style=&quot;color:#00008f&quot;&gt;CVector4&lt;/span&gt;&lt;span style=&quot;color:#676767&quot;&gt;(&lt;/span&gt;c&lt;span style=&quot;color:#676767&quot;&gt;.&lt;/span&gt;y&lt;span style=&quot;color:#676767&quot;&gt;,&lt;/span&gt; c&lt;span style=&quot;color:#676767&quot;&gt;.&lt;/span&gt;x&lt;span style=&quot;color:#676767&quot;&gt;,&lt;/span&gt; c&lt;span style=&quot;color:#676767&quot;&gt;.&lt;/span&gt;z&lt;span style=&quot;color:#676767&quot;&gt;,&lt;/span&gt; &lt;span style=&quot;color:#ff1493&quot;&gt;0.0&lt;/span&gt;&lt;span style=&quot;color:#676767&quot;&gt;);&lt;/span&gt;
  &lt;span style=&quot;color:#676767&quot;&gt;}&lt;/span&gt;
  aux&lt;span style=&quot;color:#676767&quot;&gt;.&lt;/span&gt;DE &lt;span style=&quot;color:#676767&quot;&gt;=&lt;/span&gt; aux&lt;span style=&quot;color:#676767&quot;&gt;.&lt;/span&gt;DE &lt;span style=&quot;color:#676767&quot;&gt;*&lt;/span&gt; fractal&lt;span style=&quot;color:#676767&quot;&gt;-&amp;gt;&lt;/span&gt;analyticDE&lt;span style=&quot;color:#676767&quot;&gt;.&lt;/span&gt;scale1 &lt;span style=&quot;color:#676767&quot;&gt;+&lt;/span&gt; fractal&lt;span style=&quot;color:#676767&quot;&gt;-&amp;gt;&lt;/span&gt;analyticDE&lt;span style=&quot;color:#676767&quot;&gt;.&lt;/span&gt;offset1&lt;span style=&quot;color:#676767&quot;&gt;;&lt;/span&gt;
&lt;span style=&quot;color:#676767&quot;&gt;}&lt;/span&gt;
&lt;/pre&gt;
&lt;/body&gt;</string>
        </property>
        <property name="wordWrap">
         <bool>true</bool>
        </property>
        <property name="openExternalLinks">
         <bool>true</bool>
        </property>
        <property name="textInteractionFlags">
         <set>Qt::LinksAccessibleByMouse|Qt::TextSelectableByMouse</set>
        </property>
       </widget>
      </item>
     </layout>
    </widget>
   </item>
   <item>
    <spacer name="verticalSpacer">
     <property name="orientation">
      <enum>Qt::Vertical</enum>
     </property>
     <property name="sizeHint" stdset="0">
      <size>
       <width>20</width>
       <height>40</height>
      </size>
     </property>
    </spacer>
   </item>
  </layout>
 </widget>
 <customwidgets>
  <customwidget>
   <class>MyGroupBox</class>
   <extends>QGroupBox</extends>
   <header>my_group_box.h</header>
   <container>1</container>
  </customwidget>
  <customwidget>
   <class>MyDoubleSpinBox</class>
   <extends>QDoubleSpinBox</extends>
   <header>my_double_spin_box.h</header>
  </customwidget>
  <customwidget>
   <class>MyCheckBox</class>
   <extends>QCheckBox</extends>
   <header>my_check_box.h</header>
  </customwidget>
 </customwidgets>
 <tabstops>
  <tabstop>groupCheck_info</tabstop>
 </tabstops>
 <resources/>
 <connections>
  <connection>
   <sender>checkBox_transf_function_enabledx_false</sender>
   <signal>toggled(bool)</signal>
   <receiver>spinbox_transf_scaleB_1</receiver>
   <slot>setEnabled(bool)</slot>
   <hints>
    <hint type="sourcelabel">
     <x>81</x>
     <y>124</y>
    </hint>
    <hint type="destinationlabel">
     <x>622</x>
     <y>128</y>
    </hint>
   </hints>
  </connection>
 </connections>
</ui>
